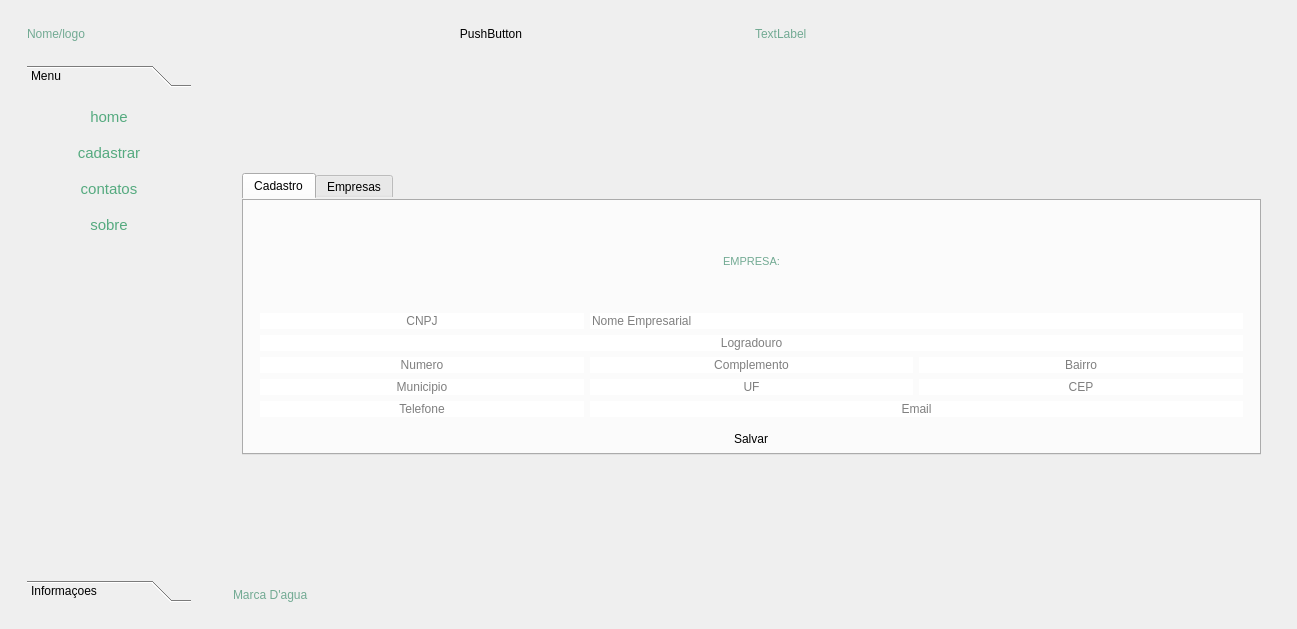
<?xml version="1.0" encoding="UTF-8"?>
<ui version="4.0">
 <class>MainWindow</class>
 <widget class="QMainWindow" name="MainWindow">
  <property name="geometry">
   <rect>
    <x>0</x>
    <y>0</y>
    <width>1297</width>
    <height>629</height>
   </rect>
  </property>
  <property name="windowTitle">
   <string>MainWindow</string>
  </property>
  <widget class="QWidget" name="centralwidget">
   <property name="styleSheet">
    <string notr="true">*{
	border:none;
}

QLabel{
	
	color: rgb(114, 170, 147);

}</string>
   </property>
   <layout class="QHBoxLayout" name="horizontalLayout">
    <item>
     <widget class="QFrame" name="Cont_esq">
      <property name="maximumSize">
       <size>
        <width>200</width>
        <height>16777215</height>
       </size>
      </property>
      <property name="frameShape">
       <enum>QFrame::StyledPanel</enum>
      </property>
      <property name="frameShadow">
       <enum>QFrame::Raised</enum>
      </property>
      <layout class="QVBoxLayout" name="verticalLayout_2">
       <item>
        <widget class="QFrame" name="frame">
         <property name="frameShape">
          <enum>QFrame::StyledPanel</enum>
         </property>
         <property name="frameShadow">
          <enum>QFrame::Raised</enum>
         </property>
         <layout class="QHBoxLayout" name="horizontalLayout_4">
          <item>
           <widget class="QLabel" name="label_3">
            <property name="text">
             <string>Nome/logo</string>
            </property>
           </widget>
          </item>
         </layout>
        </widget>
       </item>
       <item>
        <widget class="QFrame" name="frame_2">
         <property name="styleSheet">
          <string notr="true">Qframe{
	
text-align : left;
background-color: rgb(114, 170, 147);
	
background-color: rgb(114, 170, 147);
}

QtoolBox{
text-align: left;
	
	background-color: rgb(74, 139, 200);
}

QtoolBox:::tab{
	border-radius : 5px;
	
	background-color: rgb(114, 170, 147);
	text-align: left;
}</string>
         </property>
         <property name="frameShape">
          <enum>QFrame::StyledPanel</enum>
         </property>
         <property name="frameShadow">
          <enum>QFrame::Raised</enum>
         </property>
         <layout class="QVBoxLayout" name="verticalLayout_3">
          <item>
           <widget class="QToolBox" name="toolBox">
            <property name="styleSheet">
             <string notr="true">QpushButton:hover{
	background-color:rgb(65 ,65, 65);
	border-top-left-tadius: 15px
}

QPushButton{

color: rgb(85, 170, 127);

}

 </string>
            </property>
            <property name="currentIndex">
             <number>0</number>
            </property>
            <widget class="QWidget" name="page">
             <property name="geometry">
              <rect>
               <x>0</x>
               <y>0</y>
               <width>156</width>
               <height>468</height>
              </rect>
             </property>
             <attribute name="label">
              <string>Menu</string>
             </attribute>
             <layout class="QVBoxLayout" name="verticalLayout_4">
              <item>
               <widget class="QPushButton" name="btn_home">
                <property name="minimumSize">
                 <size>
                  <width>0</width>
                  <height>30</height>
                 </size>
                </property>
                <property name="sizeIncrement">
                 <size>
                  <width>0</width>
                  <height>30</height>
                 </size>
                </property>
                <property name="font">
                 <font>
                  <pointsize>11</pointsize>
                 </font>
                </property>
                <property name="cursor">
                 <cursorShape>PointingHandCursor</cursorShape>
                </property>
                <property name="text">
                 <string>home</string>
                </property>
               </widget>
              </item>
              <item>
               <widget class="QPushButton" name="btn_cadastrar">
                <property name="minimumSize">
                 <size>
                  <width>0</width>
                  <height>30</height>
                 </size>
                </property>
                <property name="sizeIncrement">
                 <size>
                  <width>0</width>
                  <height>30</height>
                 </size>
                </property>
                <property name="font">
                 <font>
                  <pointsize>11</pointsize>
                 </font>
                </property>
                <property name="cursor">
                 <cursorShape>PointingHandCursor</cursorShape>
                </property>
                <property name="text">
                 <string>cadastrar</string>
                </property>
               </widget>
              </item>
              <item>
               <widget class="QPushButton" name="btn_contatos">
                <property name="minimumSize">
                 <size>
                  <width>0</width>
                  <height>30</height>
                 </size>
                </property>
                <property name="sizeIncrement">
                 <size>
                  <width>0</width>
                  <height>30</height>
                 </size>
                </property>
                <property name="font">
                 <font>
                  <pointsize>11</pointsize>
                 </font>
                </property>
                <property name="cursor">
                 <cursorShape>PointingHandCursor</cursorShape>
                </property>
                <property name="text">
                 <string>contatos</string>
                </property>
               </widget>
              </item>
              <item>
               <widget class="QPushButton" name="btn_sobre">
                <property name="minimumSize">
                 <size>
                  <width>0</width>
                  <height>30</height>
                 </size>
                </property>
                <property name="sizeIncrement">
                 <size>
                  <width>0</width>
                  <height>30</height>
                 </size>
                </property>
                <property name="font">
                 <font>
                  <pointsize>11</pointsize>
                 </font>
                </property>
                <property name="cursor">
                 <cursorShape>PointingHandCursor</cursorShape>
                </property>
                <property name="text">
                 <string>sobre</string>
                </property>
               </widget>
              </item>
              <item>
               <spacer name="verticalSpacer">
                <property name="orientation">
                 <enum>Qt::Vertical</enum>
                </property>
                <property name="sizeHint" stdset="0">
                 <size>
                  <width>20</width>
                  <height>40</height>
                 </size>
                </property>
               </spacer>
              </item>
             </layout>
            </widget>
            <widget class="QWidget" name="page_2">
             <property name="geometry">
              <rect>
               <x>0</x>
               <y>0</y>
               <width>156</width>
               <height>468</height>
              </rect>
             </property>
             <attribute name="label">
              <string>Informaçoes</string>
             </attribute>
             <layout class="QHBoxLayout" name="horizontalLayout_5">
              <item>
               <widget class="QLabel" name="label_4">
                <property name="maximumSize">
                 <size>
                  <width>120</width>
                  <height>300</height>
                 </size>
                </property>
                <property name="text">
                 <string>&lt;html&gt;&lt;head/&gt;&lt;body&gt;&lt;p&gt;&lt;span style=&quot; font-size:8pt; font-weight:600;&quot;&gt;Aqui&lt;/span&gt;&lt;span style=&quot; font-size:8pt;&quot;&gt; Veremos as Informaçoes&lt;br/&gt;como Por exemplo de contato, rede sociais , ajuda e etc...&lt;/span&gt;&lt;/p&gt;&lt;/body&gt;&lt;/html&gt;</string>
                </property>
                <property name="wordWrap">
                 <bool>true</bool>
                </property>
               </widget>
              </item>
             </layout>
            </widget>
           </widget>
          </item>
         </layout>
        </widget>
       </item>
      </layout>
     </widget>
    </item>
    <item>
     <widget class="QFrame" name="Cont_dir">
      <property name="frameShape">
       <enum>QFrame::StyledPanel</enum>
      </property>
      <property name="frameShadow">
       <enum>QFrame::Raised</enum>
      </property>
      <layout class="QVBoxLayout" name="verticalLayout">
       <item>
        <widget class="QFrame" name="top_frame">
         <property name="frameShape">
          <enum>QFrame::StyledPanel</enum>
         </property>
         <property name="frameShadow">
          <enum>QFrame::Raised</enum>
         </property>
         <layout class="QHBoxLayout" name="horizontalLayout_2">
          <item>
           <widget class="QPushButton" name="pushButton">
            <property name="text">
             <string>PushButton</string>
            </property>
           </widget>
          </item>
          <item>
           <widget class="QLabel" name="label">
            <property name="text">
             <string>TextLabel</string>
            </property>
           </widget>
          </item>
         </layout>
        </widget>
       </item>
       <item>
        <widget class="QFrame" name="main_frame">
         <property name="sizePolicy">
          <sizepolicy hsizetype="Preferred" vsizetype="Expanding">
           <horstretch>0</horstretch>
           <verstretch>0</verstretch>
          </sizepolicy>
         </property>
         <property name="styleSheet">
          <string notr="true"/>
         </property>
         <property name="frameShape">
          <enum>QFrame::StyledPanel</enum>
         </property>
         <property name="frameShadow">
          <enum>QFrame::Raised</enum>
         </property>
         <layout class="QVBoxLayout" name="verticalLayout_5">
          <item>
           <widget class="QStackedWidget" name="pages">
            <property name="maximumSize">
             <size>
              <width>16777215</width>
              <height>300</height>
             </size>
            </property>
            <property name="currentIndex">
             <number>1</number>
            </property>
            <widget class="QWidget" name="pg_home">
             <layout class="QVBoxLayout" name="verticalLayout_6">
              <item>
               <widget class="QLabel" name="label_5">
                <property name="text">
                 <string>&lt;html&gt;&lt;head/&gt;&lt;body&gt;&lt;p&gt;&lt;br/&gt;&lt;/p&gt;&lt;/body&gt;&lt;/html&gt;</string>
                </property>
               </widget>
              </item>
             </layout>
            </widget>
            <widget class="QWidget" name="pg_cadastrar">
             <layout class="QVBoxLayout" name="verticalLayout_7">
              <item>
               <widget class="QTabWidget" name="tabWidget">
                <property name="currentIndex">
                 <number>0</number>
                </property>
                <widget class="QWidget" name="tab">
                 <attribute name="title">
                  <string>Cadastro</string>
                 </attribute>
                 <layout class="QVBoxLayout" name="verticalLayout_12">
                  <item>
                   <widget class="QFrame" name="frame_4">
                    <property name="frameShape">
                     <enum>QFrame::StyledPanel</enum>
                    </property>
                    <property name="frameShadow">
                     <enum>QFrame::Raised</enum>
                    </property>
                    <layout class="QGridLayout" name="gridLayout">
                     <item row="1" column="0">
                      <widget class="QLineEdit" name="lineEdit">
                       <property name="alignment">
                        <set>Qt::AlignCenter</set>
                       </property>
                       <property name="placeholderText">
                        <string>CNPJ</string>
                       </property>
                      </widget>
                     </item>
                     <item row="1" column="1" colspan="2">
                      <widget class="QLineEdit" name="lineEdit_2">
                       <property name="placeholderText">
                        <string>Nome Empresarial</string>
                       </property>
                      </widget>
                     </item>
                     <item row="2" column="0" colspan="3">
                      <widget class="QLineEdit" name="lineEdit_5">
                       <property name="alignment">
                        <set>Qt::AlignCenter</set>
                       </property>
                       <property name="placeholderText">
                        <string>Logradouro</string>
                       </property>
                      </widget>
                     </item>
                     <item row="3" column="0">
                      <widget class="QLineEdit" name="lineEdit_7">
                       <property name="alignment">
                        <set>Qt::AlignCenter</set>
                       </property>
                       <property name="placeholderText">
                        <string>Numero</string>
                       </property>
                      </widget>
                     </item>
                     <item row="3" column="1">
                      <widget class="QLineEdit" name="lineEdit_8">
                       <property name="alignment">
                        <set>Qt::AlignCenter</set>
                       </property>
                       <property name="placeholderText">
                        <string>Complemento</string>
                       </property>
                      </widget>
                     </item>
                     <item row="3" column="2">
                      <widget class="QLineEdit" name="lineEdit_9">
                       <property name="alignment">
                        <set>Qt::AlignCenter</set>
                       </property>
                       <property name="placeholderText">
                        <string>Bairro</string>
                       </property>
                      </widget>
                     </item>
                     <item row="4" column="0">
                      <widget class="QLineEdit" name="lineEdit_10">
                       <property name="alignment">
                        <set>Qt::AlignCenter</set>
                       </property>
                       <property name="placeholderText">
                        <string>Municipio</string>
                       </property>
                      </widget>
                     </item>
                     <item row="4" column="1">
                      <widget class="QLineEdit" name="lineEdit_11">
                       <property name="alignment">
                        <set>Qt::AlignCenter</set>
                       </property>
                       <property name="placeholderText">
                        <string>UF</string>
                       </property>
                      </widget>
                     </item>
                     <item row="4" column="2">
                      <widget class="QLineEdit" name="lineEdit_3">
                       <property name="alignment">
                        <set>Qt::AlignCenter</set>
                       </property>
                       <property name="placeholderText">
                        <string>CEP</string>
                       </property>
                      </widget>
                     </item>
                     <item row="5" column="0">
                      <widget class="QLineEdit" name="lineEdit_4">
                       <property name="alignment">
                        <set>Qt::AlignCenter</set>
                       </property>
                       <property name="placeholderText">
                        <string>Telefone</string>
                       </property>
                      </widget>
                     </item>
                     <item row="5" column="1" colspan="2">
                      <widget class="QLineEdit" name="lineEdit_6">
                       <property name="alignment">
                        <set>Qt::AlignCenter</set>
                       </property>
                       <property name="placeholderText">
                        <string>Email</string>
                       </property>
                      </widget>
                     </item>
                     <item row="0" column="0" colspan="3">
                      <widget class="QLabel" name="label_9">
                       <property name="text">
                        <string>&lt;html&gt;&lt;head/&gt;&lt;body&gt;&lt;p align=&quot;center&quot;&gt;&lt;span style=&quot; font-size:8pt;&quot;&gt;EMPRESA:&lt;/span&gt;&lt;/p&gt;&lt;/body&gt;&lt;/html&gt;</string>
                       </property>
                      </widget>
                     </item>
                    </layout>
                   </widget>
                  </item>
                  <item alignment="Qt::AlignHCenter">
                   <widget class="QPushButton" name="btn_salvar">
                    <property name="text">
                     <string>Salvar</string>
                    </property>
                   </widget>
                  </item>
                 </layout>
                </widget>
                <widget class="QWidget" name="tab_2">
                 <attribute name="title">
                  <string>Empresas</string>
                 </attribute>
                 <layout class="QVBoxLayout" name="verticalLayout_11">
                  <item>
                   <widget class="QLabel" name="label_6">
                    <property name="text">
                     <string>&lt;html&gt;&lt;head/&gt;&lt;body&gt;&lt;p align=&quot;center&quot;&gt;&lt;span style=&quot; font-size:10pt; font-weight:600;&quot;&gt;Empresas&lt;/span&gt;&lt;/p&gt;&lt;/body&gt;&lt;/html&gt;</string>
                    </property>
                   </widget>
                  </item>
                  <item>
                   <layout class="QHBoxLayout" name="horizontalLayout_6">
                    <item>
                     <widget class="QTableWidget" name="tableWidget">
                      <column>
                       <property name="text">
                        <string>CNPJ</string>
                       </property>
                      </column>
                      <column>
                       <property name="text">
                        <string>NOME</string>
                       </property>
                      </column>
                      <column>
                       <property name="text">
                        <string>LOGRADOURO</string>
                       </property>
                      </column>
                      <column>
                       <property name="text">
                        <string>COMPLEMENTO</string>
                       </property>
                      </column>
                      <column>
                       <property name="text">
                        <string>NUMERO</string>
                       </property>
                      </column>
                      <column>
                       <property name="text">
                        <string>BAIRRO</string>
                       </property>
                      </column>
                      <column>
                       <property name="text">
                        <string>MUNICIPIO</string>
                       </property>
                      </column>
                      <column>
                       <property name="text">
                        <string>TELEFONE</string>
                       </property>
                      </column>
                      <column>
                       <property name="text">
                        <string>EMAIL</string>
                       </property>
                      </column>
                     </widget>
                    </item>
                    <item>
                     <widget class="QFrame" name="frame_3">
                      <property name="frameShape">
                       <enum>QFrame::StyledPanel</enum>
                      </property>
                      <property name="frameShadow">
                       <enum>QFrame::Raised</enum>
                      </property>
                      <layout class="QVBoxLayout" name="verticalLayout_10">
                       <item>
                        <widget class="QPushButton" name="pushButton_6">
                         <property name="text">
                          <string>Gerar Excel</string>
                         </property>
                        </widget>
                       </item>
                       <item>
                        <widget class="QPushButton" name="pushButton_7">
                         <property name="text">
                          <string>Alterar</string>
                         </property>
                        </widget>
                       </item>
                       <item>
                        <widget class="QPushButton" name="pushButton_8">
                         <property name="text">
                          <string>Excluir</string>
                         </property>
                        </widget>
                       </item>
                       <item>
                        <spacer name="verticalSpacer_2">
                         <property name="orientation">
                          <enum>Qt::Vertical</enum>
                         </property>
                         <property name="sizeHint" stdset="0">
                          <size>
                           <width>20</width>
                           <height>40</height>
                          </size>
                         </property>
                        </spacer>
                       </item>
                      </layout>
                     </widget>
                    </item>
                   </layout>
                  </item>
                 </layout>
                </widget>
               </widget>
              </item>
             </layout>
            </widget>
            <widget class="QWidget" name="pg_contatos">
             <layout class="QVBoxLayout" name="verticalLayout_9">
              <item>
               <widget class="QLabel" name="label_7">
                <property name="text">
                 <string>&lt;html&gt;&lt;head/&gt;&lt;body&gt;&lt;p align=&quot;center&quot;&gt;&lt;img src=&quot;:/icons/icons/whatsApp.png&quot;/&gt;(21) 012345-6789&lt;/p&gt;&lt;/body&gt;&lt;/html&gt;</string>
                </property>
                <property name="wordWrap">
                 <bool>false</bool>
                </property>
               </widget>
              </item>
              <item>
               <widget class="QLabel" name="label_11">
                <property name="text">
                 <string>&lt;html&gt;&lt;head/&gt;&lt;body&gt;&lt;p align=&quot;center&quot;&gt;&lt;img src=&quot;:/icons/icons/email.png&quot;/&gt;&lt;span style=&quot; font-size:8pt; font-weight:600;&quot;&gt;Email:&lt;/span&gt;&lt;span style=&quot; font-size:8pt;&quot;&gt; Teste@teste.com&lt;/span&gt;&lt;/p&gt;&lt;/body&gt;&lt;/html&gt;</string>
                </property>
               </widget>
              </item>
              <item>
               <widget class="QLabel" name="label_12">
                <property name="text">
                 <string>&lt;html&gt;&lt;head/&gt;&lt;body&gt;&lt;p align=&quot;center&quot;&gt;&lt;img src=&quot;:/icons/icons/Youtube.png&quot;/&gt;&lt;span style=&quot; font-size:8pt; font-weight:600;&quot;&gt;Canal:&lt;/span&gt;&lt;span style=&quot; font-size:8pt;&quot;&gt; MEUCANALteste&lt;/span&gt;&lt;/p&gt;&lt;/body&gt;&lt;/html&gt;</string>
                </property>
               </widget>
              </item>
             </layout>
            </widget>
            <widget class="QWidget" name="pg_sobre">
             <layout class="QVBoxLayout" name="verticalLayout_8">
              <item>
               <widget class="QLabel" name="label_8">
                <property name="text">
                 <string>&lt;html&gt;&lt;head/&gt;&lt;body&gt;&lt;p align=&quot;center&quot;&gt;&lt;span style=&quot; font-size:8pt; font-weight:600;&quot;&gt;SOBRE:&lt;/span&gt;&lt;/p&gt;&lt;/body&gt;&lt;/html&gt;</string>
                </property>
               </widget>
              </item>
              <item>
               <widget class="QLabel" name="label_10">
                <property name="text">
                 <string>&lt;html&gt;&lt;head/&gt;&lt;body&gt;&lt;p align=&quot;justify&quot;&gt;&lt;span style=&quot; font-family:'Open Sans,Arial,sans-serif'; font-size:14px; color:#000000; background-color:#ffffff;&quot;&gt;Lorem ipsum dolor sit amet, consectetur adipiscing elit. Donec dignissim finibus dui, facilisis lacinia turpis ornare sit amet. Nunc nec dui lectus. Integer tincidunt efficitur tellus, vel finibus lacus blandit sit amet. Aenean scelerisque metus at lectus posuere, ac tincidunt orci dapibus. Praesent imperdiet aliquet nunc, vel tincidunt justo viverra id. Maecenas cursus euismod elit id venenatis. Sed congue sed dolor non commodo. Sed finibus augue mauris, eu cursus nisi eleifend a. Nullam in eros nulla. Nullam et interdum nisi, vel gravida arcu. Morbi id porta tellus. In eu arcu lectus.&lt;/span&gt;&lt;/p&gt;&lt;/body&gt;&lt;/html&gt;</string>
                </property>
                <property name="wordWrap">
                 <bool>true</bool>
                </property>
               </widget>
              </item>
             </layout>
            </widget>
           </widget>
          </item>
         </layout>
        </widget>
       </item>
       <item>
        <widget class="QFrame" name="footer_frame">
         <property name="frameShape">
          <enum>QFrame::StyledPanel</enum>
         </property>
         <property name="frameShadow">
          <enum>QFrame::Raised</enum>
         </property>
         <layout class="QHBoxLayout" name="horizontalLayout_3">
          <item>
           <widget class="QLabel" name="label_2">
            <property name="text">
             <string>Marca D'agua</string>
            </property>
           </widget>
          </item>
         </layout>
        </widget>
       </item>
      </layout>
     </widget>
    </item>
   </layout>
  </widget>
 </widget>
 <resources>
  <include location="../../Desktop/Nova pasta/Images/icons.qrc"/>
 </resources>
 <connections/>
</ui>
